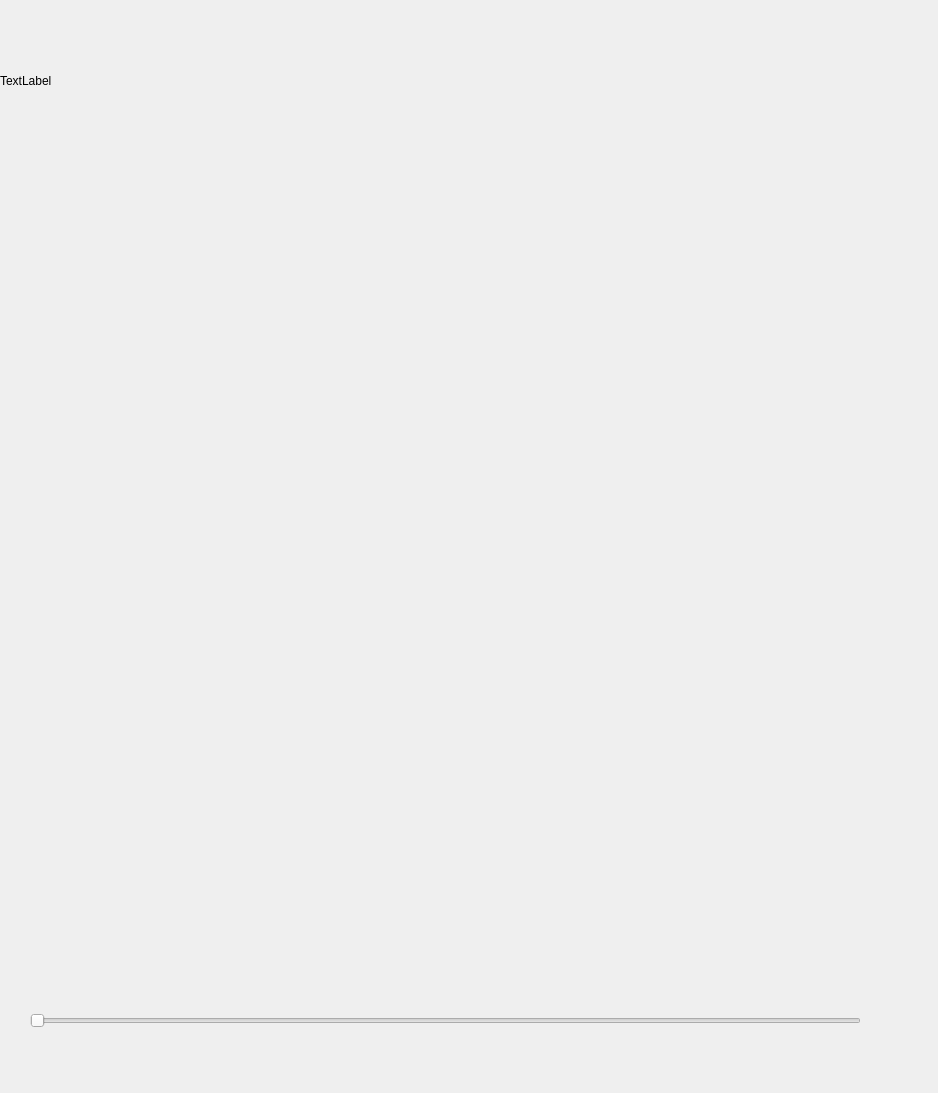
<?xml version="1.0" encoding="UTF-8"?>
<ui version="4.0">
 <class>MainWindow</class>
 <widget class="QMainWindow" name="MainWindow">
  <property name="geometry">
   <rect>
    <x>0</x>
    <y>0</y>
    <width>938</width>
    <height>1093</height>
   </rect>
  </property>
  <property name="sizePolicy">
   <sizepolicy hsizetype="Preferred" vsizetype="Preferred">
    <horstretch>0</horstretch>
    <verstretch>0</verstretch>
   </sizepolicy>
  </property>
  <property name="windowTitle">
   <string>MainWindow</string>
  </property>
  <widget class="QWidget" name="centralwidget">
   <widget class="QLabel" name="label">
    <property name="geometry">
     <rect>
      <x>0</x>
      <y>0</y>
      <width>171</width>
      <height>161</height>
     </rect>
    </property>
    <property name="text">
     <string>TextLabel</string>
    </property>
   </widget>
   <widget class="QSlider" name="horizontalSlider">
    <property name="geometry">
     <rect>
      <x>30</x>
      <y>1010</y>
      <width>831</width>
      <height>22</height>
     </rect>
    </property>
    <property name="orientation">
     <enum>Qt::Horizontal</enum>
    </property>
   </widget>
  </widget>
  <widget class="QMenuBar" name="menubar">
   <property name="geometry">
    <rect>
     <x>0</x>
     <y>0</y>
     <width>938</width>
     <height>36</height>
    </rect>
   </property>
  </widget>
 </widget>
 <resources/>
 <connections/>
</ui>
